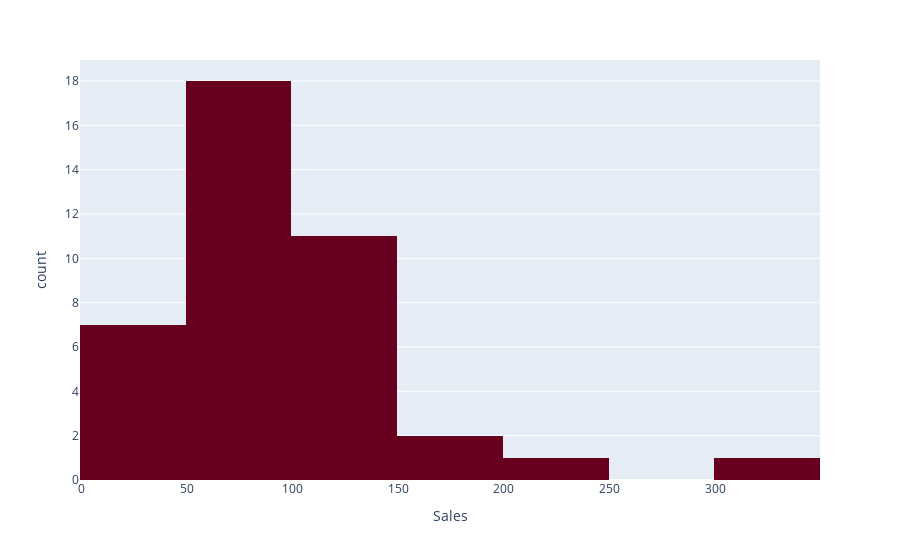

The notebook cell this image was saved under:
### Code cell
fig = px.histogram(df, x='Sales', color_discrete_sequence=px.colors.sequential.RdBu)
fig.write_html('output/histgram__2.html')
fig.show()

### Figure 1 — Plotly figure (JSON) as saved in the notebook; plotly's stock layout.template omitted (floating-point values rounded to 4 significant figures)
{"data": [{"alignmentgroup": "True", "bingroup": "x", "hovertemplate": "Sales=%{x}<br>count=%{y}<extra></extra>", "legendgroup": "", "marker": {"color": "rgb(103,0,31)", "pattern": {"shape": ""}}, "name": "", "offsetgroup": "", "orientation": "v", "showlegend": false, "type": "histogram", "x": [30, 50, 120, 150, 200, 300, 100, 150, 80, 120, 140, 130, 50, 50, 30, 20, 10, 50, 35, 45, 55, 50, 55, 65, 56, 58, 58, 54, 55, 50, 5, 110, 145, 105, 90, 115, 125, 135, 85, 95], "xaxis": "x", "yaxis": "y"}], "layout": {"barmode": "relative", "legend": {"tracegroupgap": 0}, "margin": {"t": 60}, "xaxis": {"anchor": "y", "domain": [0, 1], "title": {"text": "Sales"}}, "yaxis": {"anchor": "x", "domain": [0, 1], "title": {"text": "count"}}}}
